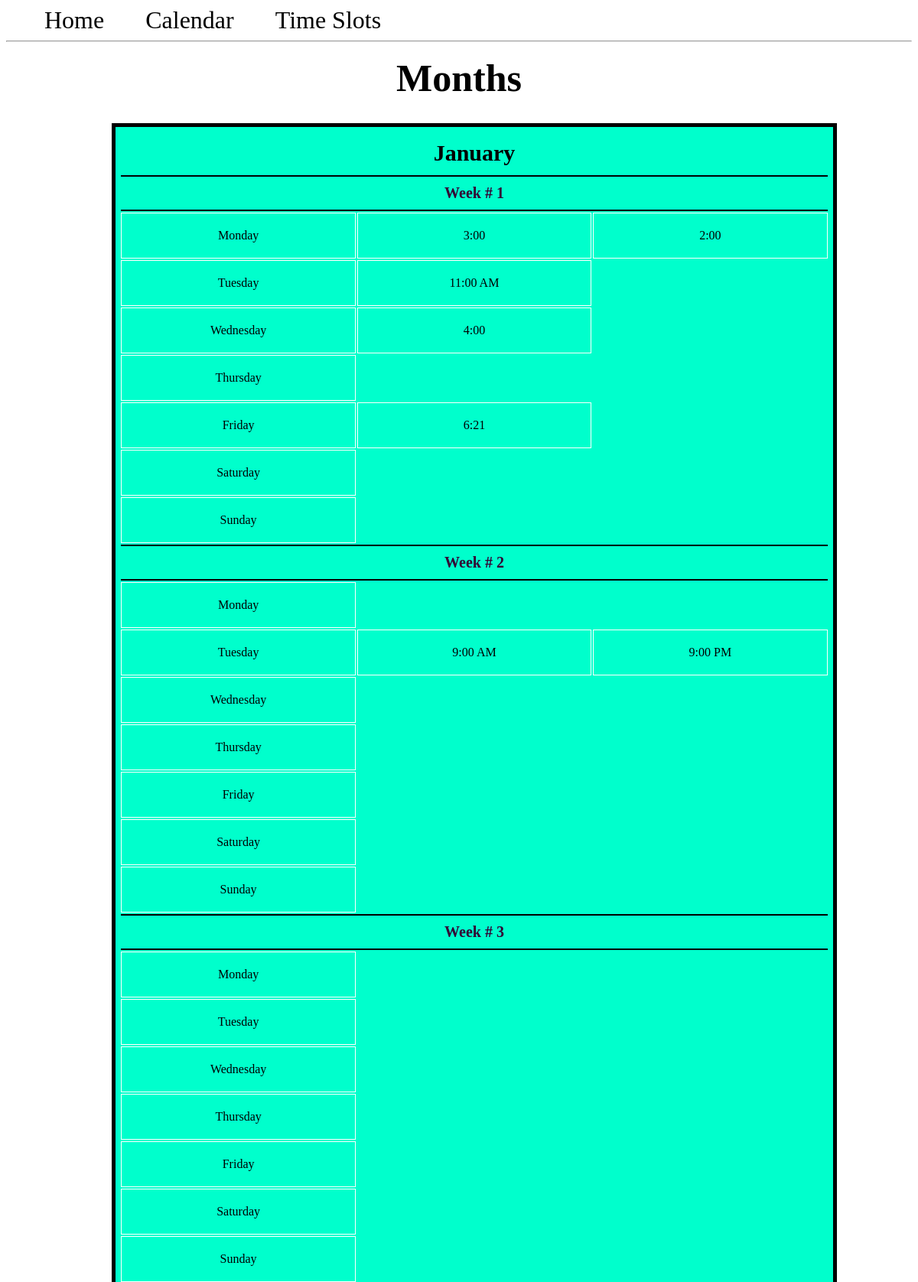
The page / (upper part) on the database its author committed.
### app.py (models this page shows, shortened)
class Month(db.Model):
  id = db.Column(db.Integer, primary_key=True)
  month = db.Column(db.String(100), nullable=False)
  weeks = db.relationship('Week', backref='month')

class Week(db.Model):
  id = db.Column(db.Integer, primary_key=True)
  month_id = db.Column(db.Integer, db.ForeignKey('month.id'))
  days = db.relationship('Day', backref='week')

class Day(db.Model):
  id = db.Column(db.Integer, primary_key=True)
  day = db.Column(db.String(100), nullable=False)
  week_id = db.Column(db.Integer, db.ForeignKey('week.id'))
  times = db.relationship('Time', backref='day')

class Time(db.Model):
  id = db.Column(db.Integer, primary_key=True)
  time = db.Column(db.String(100))
  day_id = db.Column(db.Integer, db.ForeignKey('day.id'))

### app.py (the view)
@app.route('/')
def index():
  months = Month.query.all()
  return render_template('index.html', months=months)

### templates/index.html
{% extends 'base.html' %}
{% block content %}
  <h1 class ="title">{% block title %} Months {% endblock %}</h1>
  <div class="monthContainer">
    {% for month in months %}
      <table class ="month">
          <tr>
            <th class="monthTitle", colspan = "10">{{month.month}}</th>
          </tr>
          {% for week in month.weeks %}
            <tr>
              <th class ="week", colspan = "10">Week # {{week.id}}</th>
            </tr>
            {% for day in week.days %}
              <tr>
                  <td class="cells"> <a href="{{ url_for('display_day', day_id=day.id)}}">{{day.day}}</a></td>
                  {% for time in day.times %}
                    <td class="cells">{{time.time}}</td>
                  {% endfor %}
              </tr>
            {% endfor %}
          {% endfor %}
      </table>
    {% endfor %}
  </div>
{% endblock %}

### templates/base.html (shortened to what this page needs)
<!DOCTYPE html>
<html lang="en">
<head>
  <link rel="stylesheet" href="{{url_for('static', filename='base.css')}}"/>
</head>
<body>
  <nav>
      <a href="/">Home</a>
      <a href="{{ url_for('index') }}">Calendar</a>
      <a href="/times">Time Slots</a>
  </nav>
  <hr>
  <div class="content">
    {% block content %}  {% endblock %}
  </div>
</body>
</html>

### static/base.css (style rules this page uses)
.title { text-align: center; margin: 10px; width: 100%; font-size: 50px; }
.content { width: 100%; display: flex; flex-direction: row; flex-wrap: wrap; }
.monthContainer { position: relative; margin: auto; width: 80%; }
.month { text-align: center; flex: 20%; padding: 5px; margin: 20px; width: 100%; background-color: #00ffcc; border: 5px solid black; }
.monthTitle { font-size: 30px; text-align: center; padding: 10px; }
.week { color: #330033; text-decoration: none; text-align: center; font-size: 20px; padding: 10px; border-top: 2px solid black; border-bottom: 2px solid black; }
a:link { text-decoration: none; color: black; }
td { border: 1px solid white; color: black; padding: 20px; }
.cells { width: 20%; }
nav a { color: #000066; font-size: 2em; margin-left: 50px; text-decoration: none; }

### rows shown on the page
Month: month "January"
Week: id "1"
Day: day "Monday"
Time: time "3:00"
Time: time "2:00"
Day: day "Tuesday"
Time: time "11:00 AM"
Day: day "Wednesday"
Time: time "4:00"
Day: day "Thursday"
Day: day "Friday"
Time: time "6:21"
Day: day "Saturday"
Day: day "Sunday"
Week: id "2"
Day: day "Monday"
Day: day "Tuesday"
Time: time "9:00 AM"
Time: time "9:00 PM"
Day: day "Wednesday"
Day: day "Thursday"
Day: day "Friday"
Day: day "Saturday"
Day: day "Sunday"
Week: id "3"
Day: day "Monday"
Day: day "Tuesday"
Day: day "Wednesday"
Day: day "Thursday"
Day: day "Friday"
Day: day "Saturday"
Day: day "Sunday"
